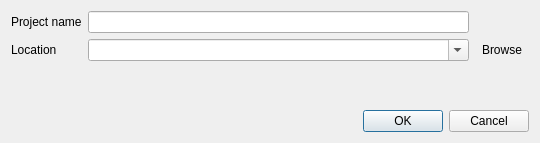
<?xml version="1.0" encoding="UTF-8"?>
<ui version="4.0">
 <class>Dialog</class>
 <widget class="QDialog" name="Dialog">
  <property name="geometry">
   <rect>
    <x>0</x>
    <y>0</y>
    <width>540</width>
    <height>143</height>
   </rect>
  </property>
  <property name="windowTitle">
   <string>Create new project</string>
  </property>
  <layout class="QGridLayout" name="gridLayout">
   <item row="1" column="0">
    <widget class="QLabel" name="label_2">
     <property name="text">
      <string>Location</string>
     </property>
    </widget>
   </item>
   <item row="0" column="0">
    <widget class="QLabel" name="label_3">
     <property name="text">
      <string>Project name</string>
     </property>
    </widget>
   </item>
   <item row="0" column="1">
    <widget class="QLineEdit" name="lineedit_project_name">
     <property name="text">
      <string/>
     </property>
    </widget>
   </item>
   <item row="1" column="2">
    <widget class="QToolButton" name="toolbutton_browse">
     <property name="text">
      <string>Browse</string>
     </property>
     <property name="autoRaise">
      <bool>true</bool>
     </property>
    </widget>
   </item>
   <item row="3" column="0" colspan="3">
    <widget class="QLabel" name="label_full_path">
     <property name="enabled">
      <bool>false</bool>
     </property>
     <property name="sizePolicy">
      <sizepolicy hsizetype="MinimumExpanding" vsizetype="Preferred">
       <horstretch>0</horstretch>
       <verstretch>0</verstretch>
      </sizepolicy>
     </property>
     <property name="text">
      <string/>
     </property>
     <property name="alignment">
      <set>Qt::AlignRight|Qt::AlignTrailing|Qt::AlignVCenter</set>
     </property>
     <property name="wordWrap">
      <bool>false</bool>
     </property>
     <property name="textInteractionFlags">
      <set>Qt::LinksAccessibleByMouse|Qt::TextSelectableByMouse</set>
     </property>
    </widget>
   </item>
   <item row="4" column="0" colspan="3">
    <widget class="QDialogButtonBox" name="buttonBox">
     <property name="orientation">
      <enum>Qt::Horizontal</enum>
     </property>
     <property name="standardButtons">
      <set>QDialogButtonBox::Cancel|QDialogButtonBox::Ok</set>
     </property>
    </widget>
   </item>
   <item row="1" column="1">
    <widget class="QComboBox" name="combobox_location">
     <property name="editable">
      <bool>true</bool>
     </property>
    </widget>
   </item>
  </layout>
 </widget>
 <resources/>
 <connections>
  <connection>
   <sender>buttonBox</sender>
   <signal>accepted()</signal>
   <receiver>Dialog</receiver>
   <slot>accept()</slot>
   <hints>
    <hint type="sourcelabel">
     <x>248</x>
     <y>254</y>
    </hint>
    <hint type="destinationlabel">
     <x>157</x>
     <y>274</y>
    </hint>
   </hints>
  </connection>
  <connection>
   <sender>buttonBox</sender>
   <signal>rejected()</signal>
   <receiver>Dialog</receiver>
   <slot>reject()</slot>
   <hints>
    <hint type="sourcelabel">
     <x>316</x>
     <y>260</y>
    </hint>
    <hint type="destinationlabel">
     <x>286</x>
     <y>274</y>
    </hint>
   </hints>
  </connection>
 </connections>
</ui>
